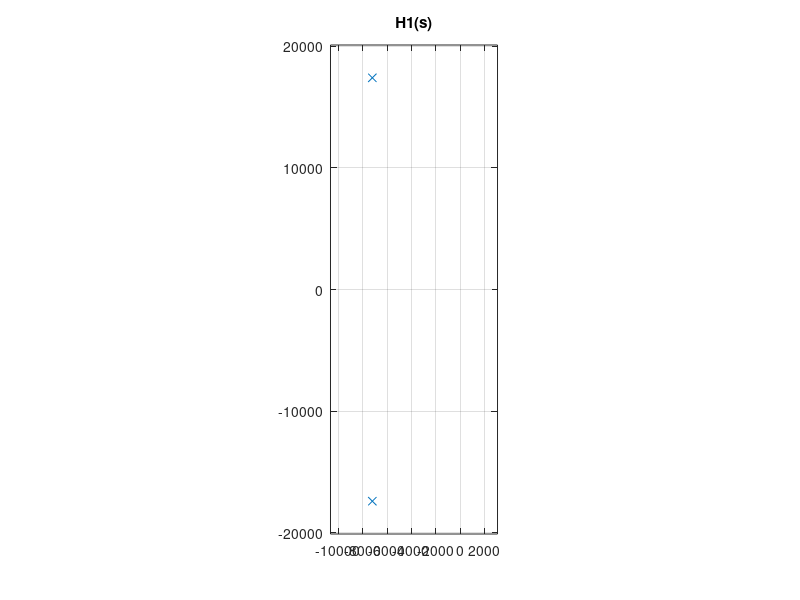
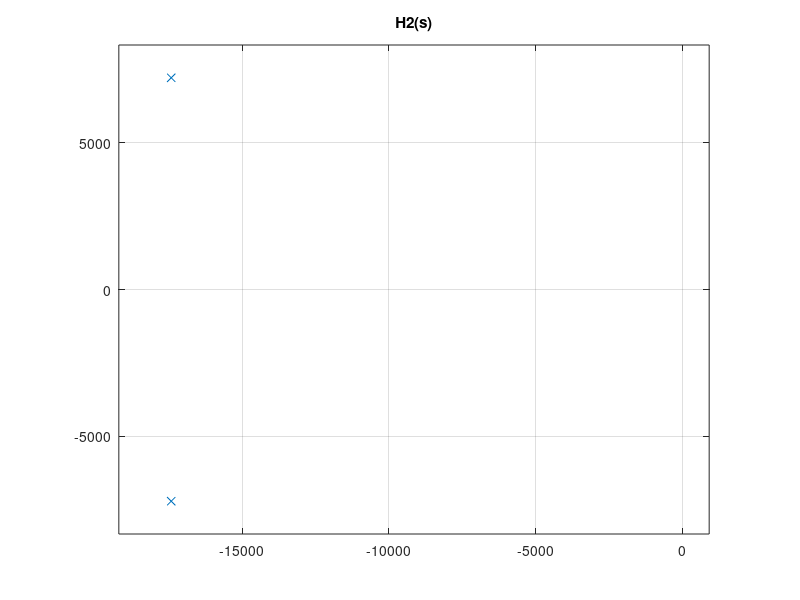
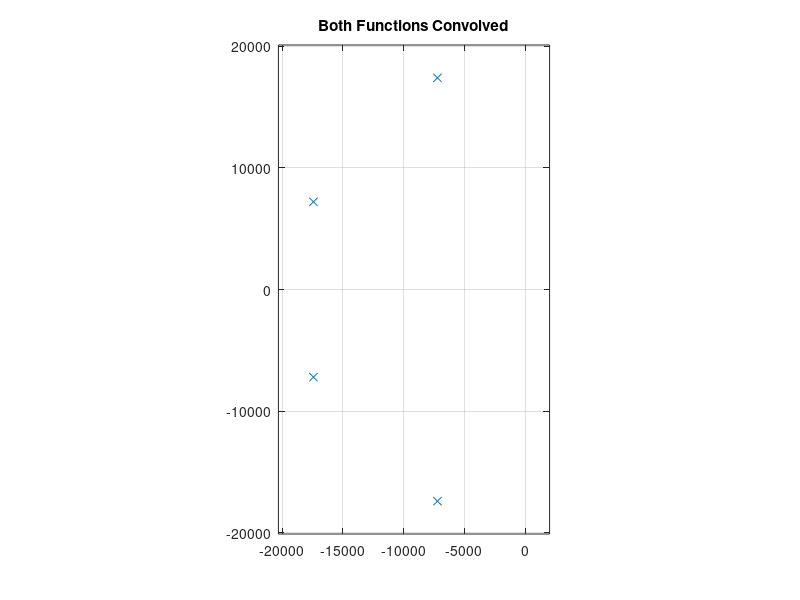

MATLAB code to generate these figures, in order:
%% H1(s)

H1_num = [0, 0, 3.5531e8];
H1_den = [1, 1.4427e4, 3.5531e8];

figure;
zplane(H1_num,H1_den);
title("H1(s)");
grid on;

%% H2(s)

H2_num = [0, 0, 3.5531e8];
H2_den = [1, 3.4830e4, 3.5531e8];

figure;
zplane(H2_num,H2_den);
title("H2(s)");
grid on;

%% Both convolved
H_combined_num = conv(H1_num, H2_num);
H_combined_den = conv(H1_den, H2_den);

figure;
zplane(H_combined_num,H_combined_den);
title("Both Functions Convolved");
grid on;

%% Finding the roots
combined_roots = roots(H_combined_den);

% Display the angle of the roots of the combined denominator
disp('Angle of the roots of the combined denominator:');
disp(angle(combined_roots));

% Display the absolute value of the roots of the combined denominator
disp('Absolute value of the roots of the combined denominator:');
disp(abs(combined_roots));
